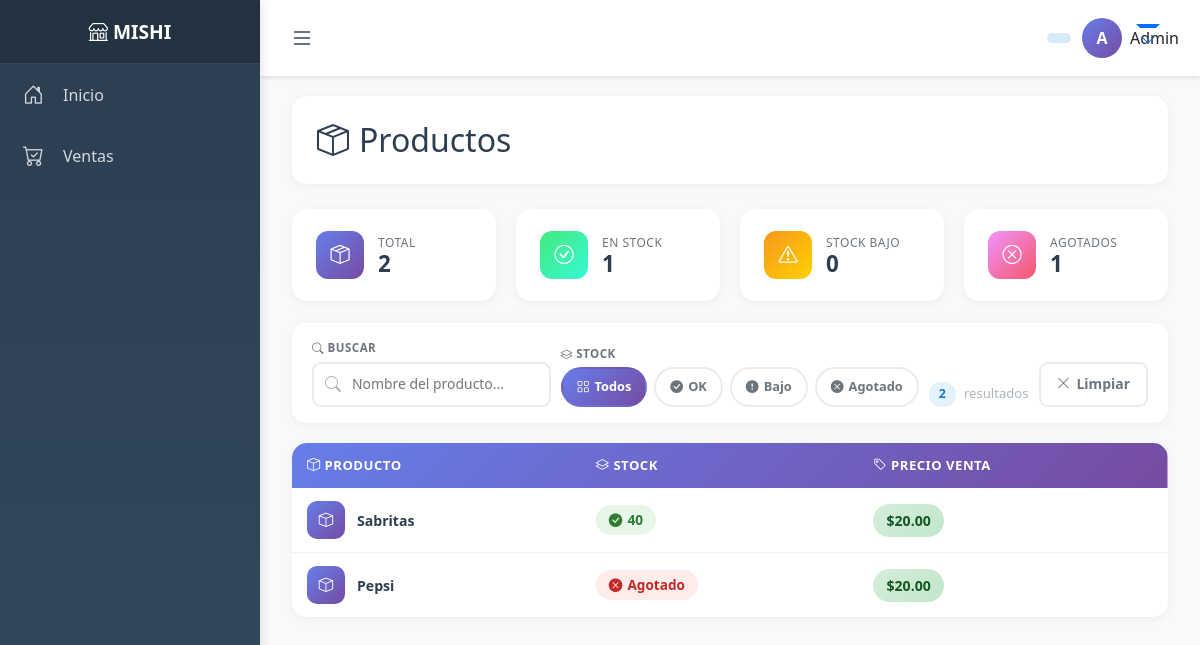
Before: /productos/ (signed in) with the older database file.
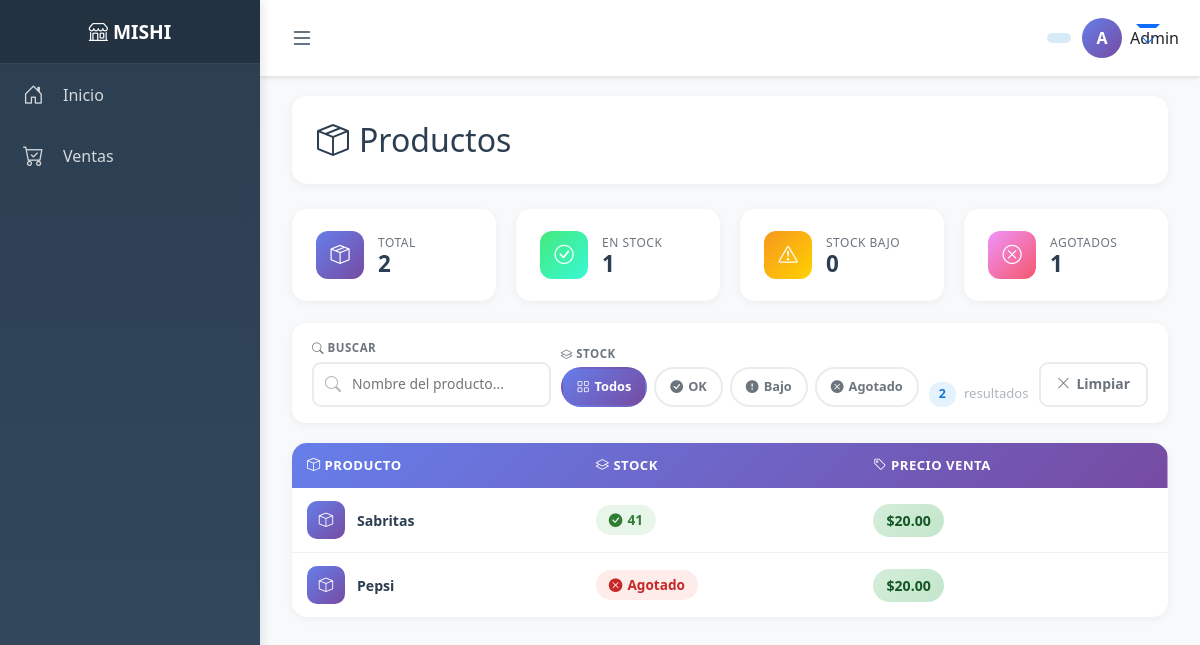
After: the same page with the newer database file.
### productos/models.py (models this page shows, shortened)
class Producto(models.Model): #negocio, nombre, proveedor, precio_venta, stock, codigo, stock_minimo, stock_maximo
    negocio = models.ForeignKey(
        Negocio,
        on_delete=models.CASCADE,
        related_name="productos"
    )
    nombre = models.CharField(max_length=150)
    proveedor = models.ForeignKey(
    Proveedor,
    on_delete=models.CASCADE,
    related_name="productos_proveedor"
)
    precio_venta = models.DecimalField(max_digits=10, decimal_places=2)
    precio_compra = models.DecimalField(max_digits=10, decimal_places=2)
    stock = models.PositiveIntegerField(default=0)
    codigo = models.CharField(max_length=50, blank=True, null=True)
    stock_minimo = models.IntegerField(default=-1)
    stock_maximo = models.IntegerField(default=-1)
    creado_en = models.DateTimeField(auto_now_add=True)

### productos/views.py (the view)
# urls.py: path("", views.lista_productos, name="lista_productos"),
@login_required
def lista_productos(request):
    negocio = get_negocio_activo(request)
    rol = get_rol_usuario(request)
    productos = Producto.objects.filter(negocio=negocio)
    return render(request, "productos/lista_productos.html", {
        "productos": productos,
        "rol": rol
    })

### negocios/utils.py (called while the page is built)
def get_negocio_activo(request):
    negocio_id = request.session.get("negocio_id")
    if negocio_id:
        try:
            return Negocio.objects.filter(id=negocio_id).first()
        except Negocio.DoesNotExist:
            return None
    return None

def get_rol_usuario(request):
    negocio_id = request.session.get("negocio_id")
    if not negocio_id:
        return None
    relacion = UsuarioNegocio.objects.filter(
        usuario=request.user,
        negocio_id=negocio_id
    ).first()
    if relacion:
        return relacion.rol
    return None

### usuarios/context_processors.py (called while the page is built)
def rol_usuario_context(request):
    rol = None
    if request.user.is_authenticated:
        negocio_id = request.session.get("negocio_id")
        if negocio_id:
            relacion = UsuarioNegocio.objects.filter(
                usuario=request.user,
                negocio_id=negocio_id
            ).first()
            if relacion:
                rol = relacion.rol
    return {
        'rol_usuario': rol
    }

### productos/templates/productos/lista_productos.html (shortened to what the changed rows need)
{% extends 'base.html' %}
{% block content %}
<div class="container-fluid">
    <div class="page-header">
        <h2><i class="bi bi-box-seam"></i> Productos</h2>
    </div>
    {% if productos %}
    <div class="table-card">
        <div class="table-responsive">
            <table class="productos-table" id="tablaProductos">
                <thead>
                    <tr>
                        <th><i class="bi bi-box"></i> Producto</th>
                        <th><i class="bi bi-layers"></i> Stock</th>
                        <th class="col-precio"><i class="bi bi-tag"></i> Precio Venta</th>
                    </tr>
                </thead>
                <tbody id="tablaBody">
                    {% for producto in productos %}
                    <tr data-nombre="{{ producto.nombre|lower }}"
                        data-stock-nivel="{% if producto.stock <= 0 %}agotado{% elif producto.stock <= 5 %}bajo{% else %}ok{% endif %}">
                        <td class="td-nombre">
                            <div class="product-cell">
                                <div class="product-icon"><i class="bi bi-box"></i></div>
                                <span class="product-name">{{ producto.nombre }}</span>
                            </div>
                        </td>
                        <td data-label="Stock">
                            {% if producto.stock <= 0 %}
                                <span class="stock-badge stock-empty">
                                    <i class="bi bi-x-circle-fill"></i> Agotado
                                </span>
                            {% elif producto.stock <= 5 %}
                                <span class="stock-badge stock-low">
                                    <i class="bi bi-exclamation-circle-fill"></i> {{ producto.stock }} — Bajo
                                </span>
                            {% else %}
                                <span class="stock-badge stock-ok">
                                    <i class="bi bi-check-circle-fill"></i> {{ producto.stock }}
                                </span>
                            {% endif %}
                        </td>
                        <td class="col-precio" data-label="Precio">
                            <span class="price-badge">${{ producto.precio_venta|floatformat:2 }}</span>
                        </td>
                    </tr>
                    {% endfor %}
                </tbody>
            </table>
        </div>
    </div>
    {% endif %}
</div>
{% endblock %}

Changed rows visible on the page:
changed Producto "Sabritas": stock "40" → "41"
